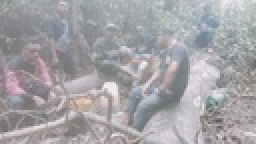
%> input picture P.Citra/Praktikum4/gambar.jpeg, 128 x 72 px, shrunk from 1080 x 608 before the run (shown 2 times larger)
$ octave Median.m   (GNU Octave 9; MATLAB toolbox functions it lacks are replaced by stand-ins)
%> lines starting %> are read from the running program, lines starting %| are printed output that depends on the picture
% Algoritma median

Gambar = imread('D:\Tugas Kuliah\Tugas-Kuliah\P.Citra\Praktikum4\gambar.jpeg');
%> Gambar is the input picture: size 72x128x3 uint8; mean R, G, B 163.8, 162.4, 165.9
[Tinggi, Lebar] = size(Gambar);
%> Tinggi = 72; Lebar = 384

for baris=2 : Tinggi-1
  for kolom=2 : Lebar-1
    Data = [Gambar(baris-1, kolom-1) ...
            Gambar(baris-1, kolom) ...
            Gambar(baris-1, kolom+1) ...
            Gambar(baris, kolom-1) ...
            Gambar(baris, kolom) ...
            Gambar(baris, kolom+1) ...
            Gambar(baris+1, kolom-1) ...
            Gambar(baris+1, kolom) ...
            Gambar(baris+1, kolom+1)];

     % Mengurutkan data
     for i = 1:8
       for j = i+1:9
         if Data(i) > Data(j)
           Tampung = Data(i);
           Data(i) = Data(j);
           Data(j) = Tampung;
         endif
       endfor
     endfor

     % Mengambl nilai media
     G(baris, kolom) = Data(5);
  endfor
endfor
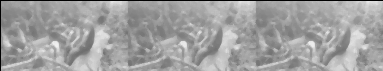
%> G: size 71x383 uint8; min 0, max 240, mean 160.5
%> after the loop, Data = [156 161 162 166 177 180 188 188 190]; Tampung = 190

subplot(1,2,1), imshow(Gambar);
subplot(1,2,2), imshow(G);
